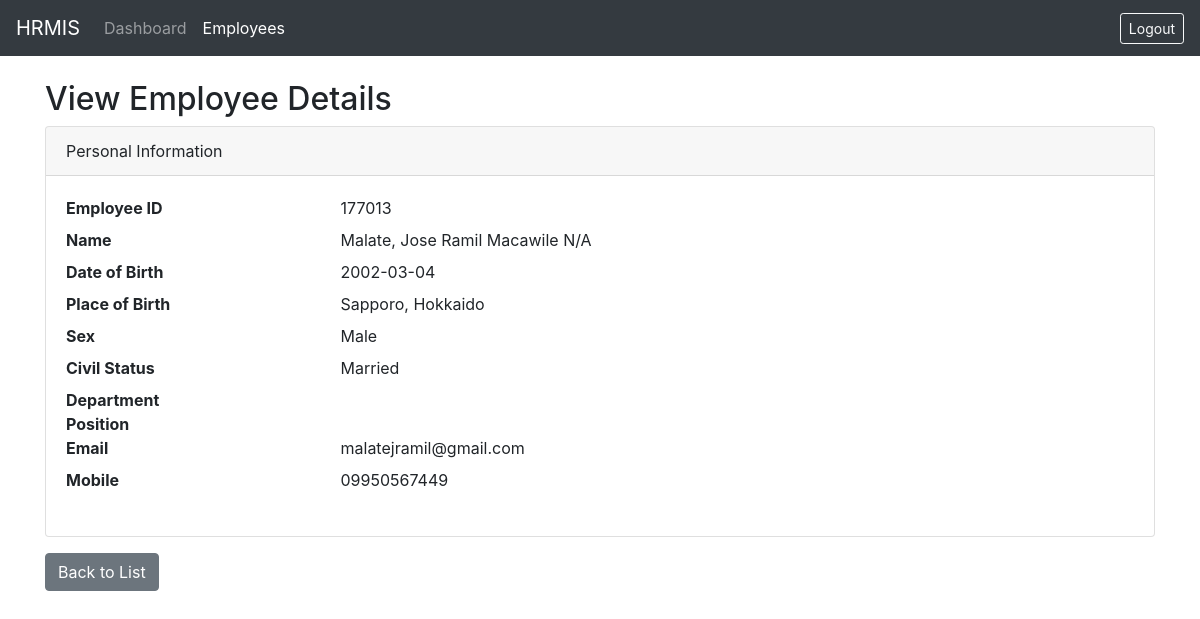
/views/view_employee.php?id=1 (signed in), run on the app's committed database.
### tables this page shows
CREATE TABLE `employees` (
  `id` int NOT NULL AUTO_INCREMENT,
  `firstname` varchar(100) DEFAULT NULL,
  `middlename` varchar(100) DEFAULT NULL,
  `surname` varchar(100) DEFAULT NULL,
  `name_extension` varchar(5) DEFAULT NULL,
  `date_of_birth` date DEFAULT NULL,
  `birth_city` varchar(45) NOT NULL,
  `birth_province` varchar(45) NOT NULL,
  `birth_country` varchar(45) NOT NULL,
  `sex` varchar(7) NOT NULL,
  `civil_status` varchar(10) NOT NULL,
  `height_in_meter` float NOT NULL,
  `weight_in_kg` float NOT NULL,
  `contactno` varchar(45) NOT NULL,
  `blood_type` varchar(45) NOT NULL,
  `gsis_id` varchar(20) DEFAULT NULL,
  `sss_no` varchar(45) DEFAULT NULL,
  `philhealth_no` varchar(20) DEFAULT NULL,
  `tin_no` varchar(20) DEFAULT NULL,
  `employee_no` int NOT NULL,
  `citizenship` varchar(45) NOT NULL,
  `res_spec_address` varchar(45) DEFAULT NULL,
  `res_street_address` varchar(45) DEFAULT NULL,
  `res_vill_address` varchar(45) DEFAULT NULL,
  `res_barangay_address` varchar(45) NOT NULL,
  `res_city` varchar(45) NOT NULL,
  `res_municipality` varchar(45) NOT NULL,
  `res_province` varchar(45) NOT NULL,
  `res_zipcode` varchar(45) NOT NULL,
  `perm_spec_address` varchar(45) DEFAULT NULL,
  `perm_street_address` varchar(45) DEFAULT NULL,
  `perm_vill_address` varchar(45) DEFAULT NULL,
  `perm_barangay_address` varchar(45) NOT NULL,
  `perm_city` varchar(45) NOT NULL,
  `perm_municipality` varchar(45) NOT NULL,
  `perm_province` varchar(45) NOT NULL,
  `perm_zipcode` varchar(45) NOT NULL,
  `telephone_no` varchar(50) DEFAULT NULL,
  `mobile_no` varchar(50) DEFAULT NULL,
  `email_address` varchar(100) DEFAULT NULL,
  `Q34A` tinyint NOT NULL,
  `Q34B` tinyint NOT NULL,
  `Q34_details` varchar(45) DEFAULT NULL,
  `Q35a` tinyint NOT NULL,
  `Q35b` tinyint NOT NULL,
  `Q35_details` varchar(45) DEFAULT NULL,
  `Q36` varchar(45) NOT NULL,
  `Q36_details` varchar(45) DEFAULT NULL,
  `Q37` tinyint NOT NULL,
  `Q37_details` varchar(45) DEFAULT NULL,
  `Q38a` tinyint NOT NULL,
  `Q38b` tinyint NOT NULL,
  `Q38_details` varchar(45) DEFAULT NULL,
  `Q39a` tinyint NOT NULL,
  `Q39b` tinyint NOT NULL,
  `Q39_details` varchar(45) DEFAULT NULL,
  `Q40a` tinyint NOT NULL,
  `Q40a_details` varchar(45) DEFAULT NULL,
  `Q40b` tinyint NOT NULL,
  `Q40b_details` varchar(45) DEFAULT NULL,
  `Q40c` tinyint NOT NULL,
  `Q40c_details` varchar(45) DEFAULT NULL,
  `place_of_birth` varchar(255) DEFAULT NULL,
  `pagibig_id` varchar(20) DEFAULT NULL,
  `residential_address` text,
  `residential_zip` varchar(10) DEFAULT NULL,
  `permanent_address` text,
  `permanent_zip` varchar(10) DEFAULT NULL,
  `department` varchar(100) DEFAULT NULL,
  `position` varchar(100) DEFAULT NULL,
  `date_hired` date DEFAULT NULL,
  `created_at` timestamp NULL DEFAULT CURRENT_TIMESTAMP,
  PRIMARY KEY (`id`)
);

### classes/Employee.php (called while the page is built, shortened)
<?php
class Employee {
    private $conn;
    private $table_name = "employees";
    public function __construct($db) {
        $this->conn = $db;
    }
    public function readOne($id) {
        $query = "SELECT * FROM " . $this->table_name . " WHERE id = :id LIMIT 1";
        $stmt = $this->conn->prepare($query);
        $stmt->bindParam(':id', $id);
        $stmt->execute();
        return $stmt->fetch(PDO::FETCH_ASSOC);
    }
}
?>

### views/view_employee.php (the view, shortened to what this page needs)
<?php
require_once '../classes/Employee.php';
$database = new Database();
$db = $database->getConnection();
$id = isset($_GET['id']) ? $_GET['id'] : die('ERROR: Missing ID.');
$employee = new Employee($db);
$row = $employee->readOne($id);
?>
<!DOCTYPE html>
<html>
<head>
    <link rel="stylesheet" href="https://stackpath.bootstrapcdn.com/bootstrap/4.5.2/css/bootstrap.min.css">
</head>
<body>
    <nav class="navbar navbar-expand-lg navbar-dark bg-dark">
        <a class="navbar-brand" href="../dashboard.php">HRMIS</a>
        <div class="collapse navbar-collapse">
            <ul class="navbar-nav mr-auto">
                <li class="nav-item">
                    <a class="nav-link" href="../dashboard.php">Dashboard</a>
                </li>
                <li class="nav-item active">
                    <a class="nav-link" href="list_employees.php">Employees</a>
                </li>
            </ul>
            <a href="../logout.php" class="btn btn-outline-light btn-sm">Logout</a>
        </div>
    </nav>
    <div class="container mt-4 mb-5">
        <h2>View Employee Details</h2>
        <div class="card">
            <div class="card-header">
                Personal Information
            </div>
            <div class="card-body">
                <dl class="row">
                    <dt class="col-sm-3">Employee ID</dt>
                    <dd class="col-sm-9"><?php echo htmlspecialchars($row['employee_no']); ?></dd>
                    <dt class="col-sm-3">Name</dt>
                    <dd class="col-sm-9"><?php echo htmlspecialchars($row['surname'] . ', ' . $row['firstname'] . ' ' . $row['middlename'] . ' ' . $row['name_extension']); ?></dd>
                    <dt class="col-sm-3">Date of Birth</dt>
                    <dd class="col-sm-9"><?php echo htmlspecialchars($row['date_of_birth']); ?></dd>
                    <dt class="col-sm-3">Place of Birth</dt>
                    <dd class="col-sm-9"><?php echo htmlspecialchars($row['place_of_birth']); ?></dd>
                    <dt class="col-sm-3">Sex</dt>
                    <dd class="col-sm-9"><?php echo htmlspecialchars($row['sex']); ?></dd>
                    <dt class="col-sm-3">Civil Status</dt>
                    <dd class="col-sm-9"><?php echo htmlspecialchars($row['civil_status']); ?></dd>
                    <dt class="col-sm-3">Department</dt>
                    <dd class="col-sm-9"><?php echo htmlspecialchars($row['department']); ?></dd>
                    <dt class="col-sm-3">Position</dt>
                    <dd class="col-sm-9"><?php echo htmlspecialchars($row['position']); ?></dd>
                    <dt class="col-sm-3">Email</dt>
                    <dd class="col-sm-9"><?php echo htmlspecialchars($row['email_address']); ?></dd>
                    <dt class="col-sm-3">Mobile</dt>
                    <dd class="col-sm-9"><?php echo htmlspecialchars($row['mobile_no']); ?></dd>
                </dl>
            </div>
        </div>
        <a href="list_employees.php" class="btn btn-secondary mt-3">Back to List</a>
    </div>
</body>
</html>

### data on the page
employees: employee_no "177013", surname+firstname+middlename "Malate, Jose Ramil Macawile N/A", date_of_birth "2002-03-04", place_of_birth "Sapporo, Hokkaido", sex "Male", civil_status "Married", email_address "malatejramil@gmail.com", mobile_no "09950567449"
